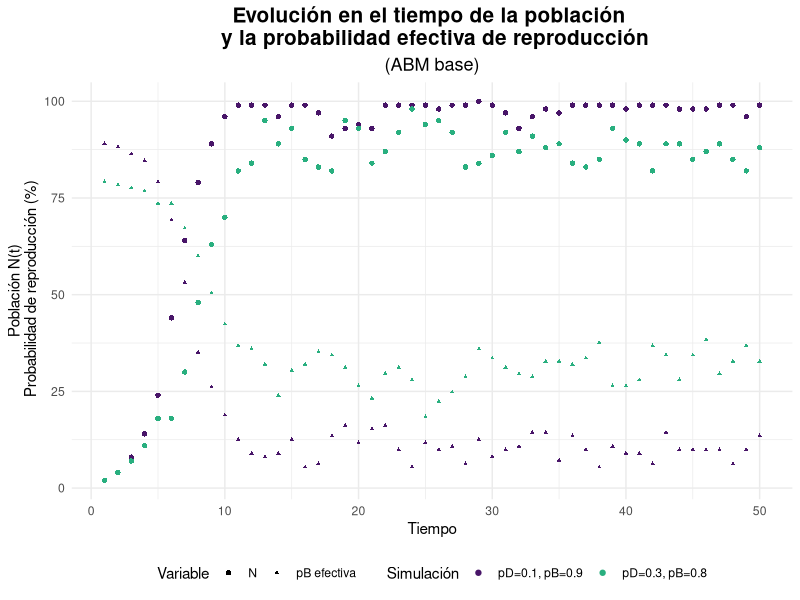
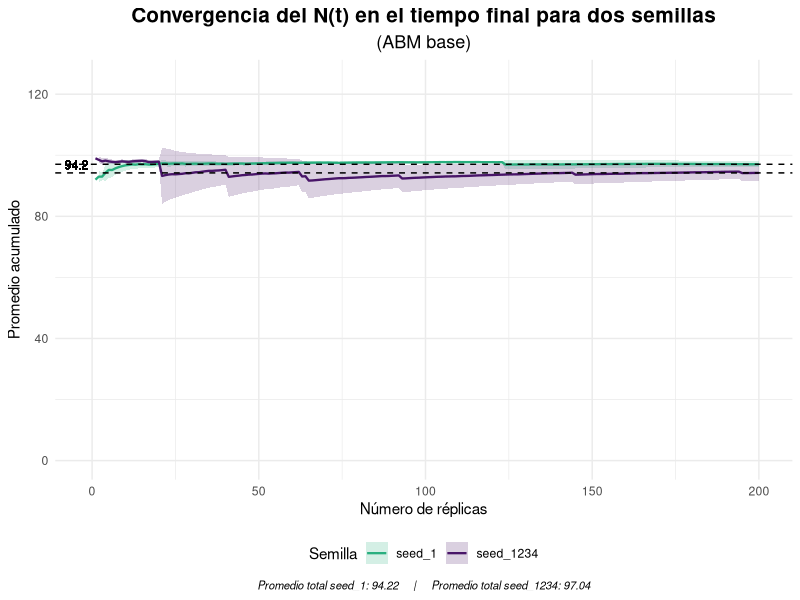

Here is the R script that generated these plots, in order: (Note: this script raises an error after producing the figures.)
## ---- chunk 1
#librerias
library(tidyverse)
library(parallel)
library(viridis)
library(splines)
set.seed(1234)
## ---- chunk 2

ABM_base <- function(K, iter, p_death, p_birth, plot = FALSE) {
#K --> capacidad de carga del ambiente 
#iter --> numero de iteraciones // pasos de tiempo
#p_birth y p_death probabilidad inicial de reproduccion y muerte 
#N --> cantidad de individuos (variable de salida)
  
  #Inicializar el ABM
  #Creacion del ambiente
  
  habSize <- ceiling(sqrt(K)) #quemos una grilla LxL que pueda ocupar K individuos
  L <- habSize^2
  habitat <- rep(0, L) #habitad vacia
  
  #Cantidad inicial de agentes (1%)
  N0 <- round(0.01 * K) #se podria incorporar como parametro
  
  #Posicionar de forma aleatoria
  habitat[sample(1:L, N0)] <- 1 #1 = lleno
  
  #Lo que se busca monitonear es la cantidad de agentes en el tiempo
  N <- c() #crecieminto dinamico
  p_b <- c() #registrar variacion de la p_birth efectiva

  
  #ahora si
  
  for(t in 1:iter){
    
    vivos <- which(habitat == 1) #recuperar los indices donde el hab esta ocupado
    
    #MUERTES: a cada agente vivo se le asigna una probabilidad a partir de una unif(0,1). Si p < p_death --> r.i.p (equivalente a una ber(p))
    
    for(agente in vivos){
      if( runif(1) < p_death){
        habitat[agente] <- 0
      }
    }
    
    #NACIMIENTOS 
    #para simular el compartamiento logistico es necesario que la p_birth sea controlada por la carga del ambiente
    
    n <- sum(habitat == 1) #sumamos los vivos
    p_birth_K <- p_birth*(1 - n / K) #por la limitaciones de la carga, a medida que aumenta N, disminuye la prob de reproducirse
    
    
    for(agent in vivos){
      if (runif(1) < p_birth_K){
        libres <- which(habitat == 0) #ind de espacios libres en la grilla
        if(length(libres) > 0){ 
        habitat[sample(libres, 1)]  <- 1 #elijo un ind aleatorio para colocar
        }
      }
    }
    
  #Actualizar la cantidad de agentes
    
    N <- c(N, sum(habitat == 1))
    p_b <- c(p_b, p_birth_K)
  
    if(plot){ #graficar para cortes de tiempo // se ve como un QR:(
      if(t %in% seq(1, iter - iter/2, by = 5)){
         habCuadrado <- matrix(habitat, nrow=habSize, byrow=TRUE)
         image(habCuadrado, col = c("white","black"), axes = FALSE, asp = 1)
      }
    }

  }
  
df_N <- data.frame(N = N,
                   p = p_b,
                   t = 1:iter)

return(list( N = N,
             p_birth_eff = p_b,
             df_N = df_N))  
  
}
## ---- chunk 3
K <- 100
iter <- 50

set.seed(1234)
ABM_1 <- ABM_base(K, iter, 0.1, 0.9)
#los parametros que contralan la mortalidad y la natalidad los inicializamos de forma optima, dado que van a ir "empeorando" con el tiempo

set.seed(1234)
ABM_2 <- ABM_base(K, iter, 0.3, 0.8)

df <- bind_rows(
  ABM_1$df_N |>  mutate(simu = "pD=0.1, pB=0.9"),
  ABM_2$df_N |>  mutate(simu = "pD=0.3, pB=0.8")
)

ggplot(df) + geom_point(aes(x = t, y = N, color = simu, shape = "N")) +
  geom_point(aes(x = t, y = p*max(N), color = simu, shape = "pB efectiva"),
             size = 0.8) +
  labs(title = "Evolución en el tiempo de la población \n y la probabilidad efectiva de reproducción", subtitle = "(ABM base)",
       x = "Tiempo", 
       y = "Población N(t)\n Probabilidad de reproducción (%)", 
       color = "Parámetros") +
  scale_color_manual( values = viridis(20)[c(2,13)], name = "Simulación") +
  #scale_color_viridis(discrete = TRUE, option = "D") +
  scale_shape_manual(values = c("N" = 16, "pB efectiva" = 17),
    name = "Variable") +
  theme_minimal() +
  theme(plot.title = element_text(size = 15, face = "bold", hjust = 0.5),
        plot.subtitle = element_text(size = 13, hjust = 0.5),
        legend.position = "bottom")
 
## ---- chunk 4
#La EDO tiene sol analitica
sol_EDO <- function(t, K, N0, r) {
  (K*N0*exp(r*t))/ (K + N0*(exp(r*t) - 1))
}

sols <-function(t, K, N0, r) {
  soluciones <- c()
  for (i in 1:t) {
    soluciones <- c(soluciones, sol_EDO(i, K, N0, r))
  }
  return(soluciones)
}

soluciones <- sols(iter, K, 1, 0.8) 
#r = pB - pD
#lines(t, sols, type = "l")
## ---- chunk 5
#Para paremtros optimos realizamos n replicas

simulacion_n <- function(n){
  sims <- matrix(NA, nrow = n, ncol = iter) 
  for (i in 1:n) {
    res <- ABM_base(K, iter, 0.1, 0.9)
    sims [i, ] <- res$N
  }
  return(sims)
}
## ---- chunk 6
#Necesitamos determinar el numero de replicas adecuado
#Analisis de convergencia 

analisis_conver <- function(sims){
  #Metrica: N final
final_N <- sims[, iter] 
acum_mean <- cumsum(final_N)/(1:length(final_N))

#Agregamos ademas medidas de dispersion 
acum_var <- sapply(1:length(final_N), function(m){
  var(final_N[1:m])/m
})

acum_se <- sqrt(acum_var) #error estandar 


df <- data.frame(
  replicas = 1:length(acum_mean),
  mean = acum_mean,
  se = acum_se)
  
}
## ---- chunk 7
#Por sensibilidad del modelo a la incializacion de los numeros aleatorios comparamos dos semillas

set.seed(1234)
sims_1 <- simulacion_n(200) 
df_1 <- analisis_conver(sims_1)
df_1$sim <- "seed_1234"
mu_1 <- mean(sims_1[, iter])

set.seed(1)
sims_2 <- simulacion_n(200) 
df_2 <- analisis_conver(sims_2)
df_2$sim <- "seed_1"
mu_2 <- mean(sims_2[, iter])

df_ambas <- rbind(df_1, df_2)


ggplot(df_ambas, aes(x = replicas, y = mean, color = sim, fill = sim)) +
  #"banda" de confianza asumiendo aproximacion normal 
  geom_ribbon(aes(ymin = mean - 1.96*se, 
                  ymax = mean + 1.96*se), 
              alpha = 0.2, color = NA) +
  
  geom_line(size = 0.8) +
  #promedio total
  geom_hline(yintercept = mu_1, linetype = "dashed") +
  geom_hline(yintercept = mu_2, linetype = "dashed") +
  
  geom_text(inherit.aes = FALSE, aes(x = -1, y = mu_1, label = round(mu_1, 1)),
            vjust = -0.4, hjust = 1, size = 3, fontface = "plain",
            alpha = 0.7) +
  
  scale_color_manual(values = c(viridis(20)[13], viridis(20)[2])) +
  scale_fill_manual(values = c(viridis(20)[13], viridis(20)[2])) +
  
  scale_y_continuous(limits = c(0, 125)) +
  
  labs(title = "Convergencia del N(t) en el tiempo final para dos semillas",
       subtitle = "(ABM base)",
       x= "Número de réplicas",
       y = "Promedio acumulado",
       color = "Semilla", fill = "Semilla",
       caption = paste0("Promedio total seed_1: ", round(mu_1, 2),"     |     ",
                        "Promedio total seed_1234: ", round(mu_2, 2))) +
  theme_minimal() +
  theme(plot.title = element_text(size = 15, face = "bold", hjust = 0.5),
        plot.subtitle = element_text(size = 13, hjust = 0.5),
        plot.caption = element_text(size = 8, hjust = 0.5, face = "italic"),
        legend.position = "bottom")


## ---- chunk 8

#Se estabiliza en n > 50
set.seed(1234)
sims <- simulacion_n(60)

#INTERPOLACION
interpolar_sims <- function(sims) {
  n <- nrow(sims)
  t <- 1:ncol(sims)
  interpolated <- matrix(NA, nrow = n, ncol = 200)
  for (i in 1:n) {
    new_points<- spline(t, sims[i,], 200)
    interpolated [i,] <- new_points$y
  }
  return(interpolated)
}

sim_splines <- interpolar_sims(sims)
## ---- chunk 9

df_sim1 <- data.frame(
  t = 1:length(sim[1, ]),
  N = sim[1, ]
)

df_EDO <- data.frame(
  t = 1:length(sim[1, ]),
  N_EDO = soluciones
)

sim_matrix <- sim_splines # matriz nSim x nPuntos (200)
t200 <- seq(1, 60, length.out = 200)


nSim <- nrow(sim_splines)

mean_interp <- apply(sim_splines, 2, mean)
var_interp  <- apply(sim_splines, 2, var)
se_interp   <- sqrt(var_interp / nSim)
mean(se_interp)

# Banda de confianza 95%
ribbon_df <- data.frame(
  t    = t200,
  ymin = mean_interp - 1.96 * se_interp,
  ymax = mean_interp + 1.96 * se_interp
)

df_spline <- sim_splines |> as.data.frame() |> setNames(1:200) |> 
  mutate(sim = row_number()) |> 
  pivot_longer(cols = -sim, names_to = "index", values_to = "N_interp") |> 
  mutate(index = as.numeric(index),t = seq(1, 60, length.out = 200)[index])



#Para menos ruido grafico se eligen de forma aleatoria
subset_idx <- sample(1:nrow(sim_splines), 12)
df_spline_sub <- df_spline |> filter(sim %in% subset_idx)

ggplot() + geom_point(data = df_sim1, size = 1, alpha = 0.8,
    aes(x = t, y = N, color = "ABM Base")) +
  
           geom_line(data = df_spline |>  filter(sim == 1), size = 1,
    aes(x = t, y = N_interp, color = "Interpolación")) +
  
    scale_color_manual(values = viridis(20)[c(2, 13)],name = "") +
    labs(title = "Simulación (1): Original vs Interpolación", 
          x = "Tiempo", y = "Población N(t)") +
  
    theme_minimal() +
    theme(plot.title = element_text(size = 15, face = "bold", hjust = 0.5),
    legend.position = "bottom")

ggplot() +
  geom_ribbon(data = ribbon_df, aes(x = t, ymin = ymin, ymax = ymax),
              fill = viridis(20)[20], alpha = 0.5) +
  geom_line(data = df_spline_sub, aes(x = t, y = N_interp, group = sim), color=viridis(10)[5], alpha = 0.7) +
  geom_line(data = df_EDO, aes(x = t, y = N_EDO),
            color = "black", size = 0.7) +
  
  scale_color_viridis_c(end = 0.8) +
  labs(title = "Todas las simulaciones interpoladas (spline)",
       x = "Tiempo",y = "Población interpolada") +
  theme_minimal() +
  theme(plot.title = element_text(size = 15, face = "bold", hjust = 0.5),
    legend.position = "right")


#alpha 0.08 color grey30 para graficar todas

## ---- chunk 10
#coeficientes de los splines
coef_splines <- function(sims) {
  n <- nrow(sims)
  t <- 1:ncol(sims)
  interpolated <- vector("list", n)
  poly_spline <- vector("list", n)
  coefs <- vector("list", n)
  
  for (i in 1:n) {
    interpolated[[i]] <- interpSpline(t, sims[i,]) # spline cúbica en base B
    coefs[[i]] <- coef(interpolated[[i]]) # coeficientes a, b, c, d
  }
  
  return(coefs)
}

coeficientes <- coef_splines(sim)

#estudio de coeficientes

#cada coeficiente por separado
coefs_A <- function(coeficientes) {
  n_sims <- length(coeficientes)
  t <- nrow(coeficientes[[1]])
  
  coefs_mat <- matrix(NA, nrow = n_sims * t, ncol = 4)
  
  fila <- 1
  
  for (i in 1:n_sims) {
    coef_i <- coeficientes[[i]]  # matriz 60 × 4
    
    coefs_mat[fila:(fila + t - 1), ] <- coef_i
    
    fila <- fila + t
  }
  
  colnames(coefs_mat) <- c("A", "B", "C", "D")
  
  return(coefs_mat)
}

coef_globales <- coefs_A(coeficientes)

summary(coef_globales)
sd_B <- sd(coef_globales[,2])
sd_C <- sd(coef_globales[,3])

# Graficarlos con facet_wrap
coef_glob_df <- as.data.frame(coef_globales)
coef_long <- pivot_longer(coef_glob_df, cols = A:D, names_to = "coef", values_to = "valor")


ggplot(coef_long, aes(x = valor)) +
  geom_histogram(fill = viridis(20)[13], color = "black") +
  facet_wrap(~coef, scales = "free") +
  theme_minimal() +
  labs(x = "Valor del coeficiente", y = "Frecuencia",
       title = "Distribución de los coeficientes de interpolación") +
  theme(plot.title = element_text(size = 15, face = "bold", hjust = 0.5),
    legend.position = "right")

#coeficientes por simulacion y relacion entre simulaciones
coefs_B <-function(coeficientes) {
  n_sims <- length(coeficientes)
  coefs_mat <- matrix(NA, nrow = length(coeficientes), ncol = 4*60)
  
  for (i in 1:n_sims) {
    coefs_i <- coeficientes[[i]]
    coefs_mat[i,] <- as.vector(t(coefs_i))
  }
  return(coefs_mat)
}


coefs_por_sim <- coefs_B(coeficientes)
coefs_por_sim_df <- as.data.frame(coefs_por_sim)

distancias <- dist(coefs_por_sim) #entrada  (i,j) indica qué tan distinta es la simulación i de la j según sus 240 coeficientes del spline
dist_vec <- as.numeric(distancias) #paso el objeto dist a num
df_dist <- data.frame(distancia = dist_vec) #df con todas las distsncias entre simulaciones
dist_matrix <- as.matrix(distancias)
which(dist_matrix == 718.30, arr.ind = TRUE)

summary(dist_vec)
sd(dist_vec)

dist_norm <- (dist_vec - min(dist_vec)) / (max(dist_vec) - min(dist_vec))
df_dist_norm <- data.frame(distancia = dist_norm)
summary(dist_norm)
sd(dist_norm)

#este no entiendo

ggplot(df_dist_norm) +
  geom_histogram(aes(x=distancia), bins = 60, fill=viridis(20)[2], color = "black") +
  labs(title = "Distancia entre simulaciones estandarizada", x="Distancia" , y= "Distribución")+
  theme_minimal()

#boxplot por posible presencia de outliers

## ---- chunk 11
ABM_ext <- function(K, iter, p_death, p_birth, r = 1, plot = FALSE) {
  
  timestamps <- c(1, 4, 7, 10, 13, 16, 19, 21, iter)
  timestamps_plot <- list()
  
  
  habSize <- ceiling(sqrt(K))
  L <- habSize^2
  habitat <- rep(0, L)
  
  N0 <- round(0.05 * K) #Para evitar extincion subita inicamos con mas agentes
  
  habitat[sample(1:L, N0)] <- 1 
  N <- c() 
  
  #a cada agente inicial le asigno un sexo bio (1= fem 0 = masc) con ber(0.5)
  bio_sex <- rep(NA, L)
  bio_sex[which(habitat ==1)] <- rbinom(N0, 1, 0.5)
  
  #los N0 arrancan tambien con edad cero "recien colocado"
  #la edad maxima es la cantidad de iteraciones / lapso max de tiempo
  edad <- rep(0, L) 
  
  for(t in 1:iter){
    
    vivos <- which(habitat == 1) 
    
    #ENVEJECER 
    edad[vivos] <- edad[vivos] + 1
    
    #MUERTE
    
    for(agente in vivos){
       #riesgo: p_death base * (1 + r * edad / edad_max) // edad_max = iter
      p_death_eff <- p_death * (1 + r * (edad[agente] / iter))
      p_death_eff <- min(p_death_eff, 1)  # evitar >1
      
      if( runif(1) < p_death){
        habitat[agente] <- 0
        bio_sex[agente] <- NA
        edad[agente] <- 0
      }
    }
    
    #NACIMIENTOS 
    
    n <- sum(habitat == 1) 
    p_birth_K <- p_birth*(1 - n / K) 
    
    for(agent in vivos){
      if(!is.na(bio_sex[agent]) & bio_sex[agent] == 1) {
        if (runif(1) < p_birth_K){
            libres <- which(habitat == 0) 
            if(length(libres) > 0){ 
              i <- sample(libres, 1)
              habitat[i]  <- 1 
              bio_sex[i] <- rbinom(1, 1, 0.5)
              edad[i] <- 0
            }
        }
      }
    }
    
  #Actualizar la cantidad de agentes
    
    N <- c(N, sum(habitat == 1))
    
    if(plot) {
    
    plot_grid <- rep(0, L)
    plot_grid[which(habitat == 1 & bio_sex == 0)] <- 1
    plot_grid[which(habitat == 1 & bio_sex == 1)] <- 2
    
    
    if(t %in% timestamps){
        
      habCuadrado <- matrix(plot_grid, nrow=habSize, byrow=TRUE)
      timestamps_plot[[as.character(t)]] <- list(grid = habCuadrado)
      #title(main = paste("Iteración", t, " - N =", N[length(N)]))
    }
    
    }
  
}
  
return(list(N = N, plot = timestamps_plot))
  
}

## ---- chunk 12
K <- 500
ABM_3 <- ABM_ext(K, 60, 0.1, 0.9, plot = TRUE)

par(mfrow=c(3,3), mar=c(2,2,2,2))
for(name in names(ABM_3$plot)){
  
  grid <- ABM_3$plot[[name]]$grid
  
  image(grid[nrow(grid):1,], col=c("white", viridis(20)[2], viridis(20)[13]), 
        axes=FALSE, asp = 1)
  title(paste("t =", name))
  
  # Calcular %
  n_SM <- sum(grid == 1)
  n_SF <- sum(grid == 2)
  n_total <- n_SM + n_SF
  ocupacion <- round(100 * n_total / K, 1)
  prop_SM <- round(100 * n_SM / n_total, 1)
  prop_SF <- round(100 * n_SF / n_total, 1)
  
    # Texto debajo en negrita
  mtext(paste0("N/K: ", ocupacion, "% | SM: ", prop_SM,
               "% | SF: ", prop_SF, "%"), side=1, line=0.5, cex=0.65, font=2)
  legend("bottomright", legend=c("SM","SF"), 
         fill= c(viridis(20)[2], viridis(20)[13]), bty="n", cex=0.8)
}

## ---- chunk 13
#GRAFICAR CURVA
## ---- chunk 14
#Barrido con p_death variable y p_birth fijo (0.9)
#codigo palelizado para mayor eficiencia
sens_paral <- function(K = 500, iter = 60, p_birth = 0.9, reps = 100, 
                       p_death = seq(0, 0.5, by = 0.05)) {
  
  t0 <- Sys.time()
  p_len <- length(p_death)
  
  cores <- detectCores() - 1
  cl <- makeCluster(cores)
  
  #Exportar funciones necesarias
  clusterExport(cl,varlist = c("ABM_ext"),envir = .GlobalEnv)
  clusterSetRNGStream(cl, 123)
  #clusterSetRNGStream(cl, iseed = seed)
  
  #Monitorear
  extincion <- numeric(p_len)
  t_hasta_ext_prom <- numeric(p_len)
  
  #PARA LUEGO GRAFICAR NECESITAMOS PROMEDIAR LAS REPS (punto a punto)
  mean_N <- matrix(0, nrow = iter, ncol = p_len)
  var_N <- matrix(0, nrow = iter, ncol = p_len)
  
  for (i in 1:p_len) {
    pd <- p_death[i]
    
    #Ejecutar reps en paralelo
    runs_list <- parLapply(cl, 1:reps, function(r) {
      ABM_ext(K = K, iter = iter, p_death = pd, p_birth = p_birth)$N
    })
    
    #Pasar lista a matriz reps × iter
    runs <- do.call(rbind, runs_list)
    
    mean_N[ ,i] <- colMeans(runs)
    var_N[ ,i]  <- apply(runs, 2, var)
    
    #Extinción
    t_ext <- apply(runs, 1, function(x) {
      if(any(x == 0)) which(x == 0)[1] else Inf
    })
    
    extincion[i] <- mean(t_ext < Inf)
    t_hasta_ext_prom[i] <- ifelse(all(extincion[i] == 0), 
                                  NA, 
                                  mean(t_ext[t_ext < Inf]))
  }
  
  stopCluster(cl)
  
  list(p_death = p_death,
       mean_N = mean_N,
       var_N = var_N,
       extincion_prob = extincion,
       t_hasta_ext_prom = t_hasta_ext_prom,
       t_eje = (t0 - Sys.time()))
}


## ---- chunk 15
#Analisis de convergencia para ABM extendido

simulacion_ext <- function(n){
  sims <- matrix(NA, nrow = n, ncol = 60) #iter = 60
  for (i in 1:n) {
    res <- ABM_ext(500, 60, 0.1, 0.9)
    sims [i, ] <- res$N
  }
  return(sims)
}


runs <- simulacion_ext(200)
final_N <- runs[, 60] #metrica N(t) final


#running_var <- cumsum((vals - running_mean)^2) / (1:length(vals))
running_mean <- cumsum(final_N)/(1:length(final_N))

running_var <- sapply(1:length(final_N), function(m){
  var(final_N[1:m])/m
})
running_se <- sqrt(running_var)


df_rm <- data.frame(
  replicas = 1:length(running_mean),
  mean = running_mean,
  se = running_se)

ggplot(df_rm, aes(x = replicas, y = mean)) +
  geom_ribbon(aes(ymin = mean - 1.96*se, ymax = mean + 1.96*se), 
              alpha = 0.3, fill = viridis(20)[13]) +
  geom_line(color = viridis(20)[2], size = 0.8) +
  geom_hline(yintercept = mean(final_N), linetype = "dashed") +
  labs(title = "Convergencia del N(t) final (running mean)",
       x= "Número de réplicas",
       y = "Promedio acumulado") +
  theme_minimal() +
  theme(plot.title = element_text(size = 15, face = "bold", hjust = 0.5),
        legend.position = "bottom")


## ---- chunk 16


res <- sens_paral(p_death = seq(0.2, 0.35, by = 0.005), iter = 100)


## ---- chunk 17

#Mean_N es una matriz --> pasar a formato long
df_long <- data.frame(
  time = rep(1:nrow(res$mean_N), times = length(res$p_death)),
  p_death = rep(res$p_death, each = nrow(res$mean_N)),
  mean = as.vector(res$mean_N),
  var = as.vector(res$var_N),
  se = sqrt(as.vector(res$var_N) / 100) #reps = 100
)

N0 <- round(0.05 * 500) 

ggplot(df_long, aes(x = time, y = mean, color = p_death, group = p_death)) +
  geom_ribbon(aes(ymin = mean - 1.96*se, ymax = mean + 1.96*se,
                  fill = p_death), alpha = 0.15, color = NA) +
  geom_line(size = 0.8) +
  geom_hline(yintercept = N0, linetype = "dashed", size = 1) +
  labs(color = "p_death",
       x = "Tiempo",
       y = "Población promedio",
       title = "Crecimiento poblacional para distintos p_death") +
  scale_color_viridis_c(option = "D") +
  scale_fill_viridis_c() +
  guides(fill = "none") +  
  theme_minimal() +
  theme(plot.title = element_text(size = 15, face = "bold", hjust = 0.5),
        legend.position = "right")

## ---- chunk 18
#SENSIBILIDAD MULTIVARIADA CON CORTE TRANSVERSAL
